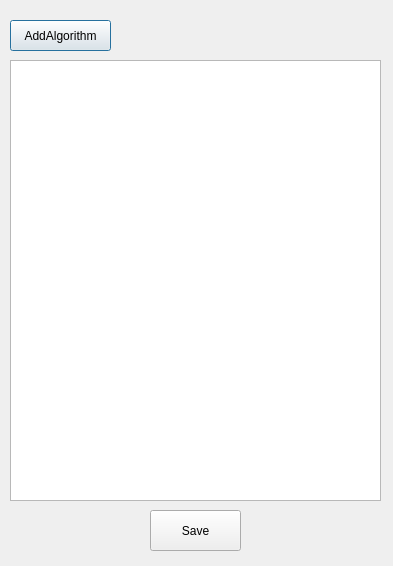
<?xml version="1.0" encoding="UTF-8"?>
<ui version="4.0">
 <class>toolbox</class>
 <widget class="QDialog" name="toolbox">
  <property name="geometry">
   <rect>
    <x>0</x>
    <y>0</y>
    <width>393</width>
    <height>566</height>
   </rect>
  </property>
  <property name="windowTitle">
   <string>Dialog</string>
  </property>
  <widget class="QTableWidget" name="tableWidget">
   <property name="geometry">
    <rect>
     <x>10</x>
     <y>60</y>
     <width>371</width>
     <height>441</height>
    </rect>
   </property>
  </widget>
  <widget class="QPushButton" name="AddAlgorithmButton">
   <property name="geometry">
    <rect>
     <x>10</x>
     <y>20</y>
     <width>101</width>
     <height>31</height>
    </rect>
   </property>
   <property name="text">
    <string>AddAlgorithm</string>
   </property>
  </widget>
  <widget class="QPushButton" name="SaveDataButton">
   <property name="geometry">
    <rect>
     <x>150</x>
     <y>510</y>
     <width>91</width>
     <height>41</height>
    </rect>
   </property>
   <property name="text">
    <string>Save</string>
   </property>
  </widget>
 </widget>
 <resources/>
 <connections/>
</ui>
